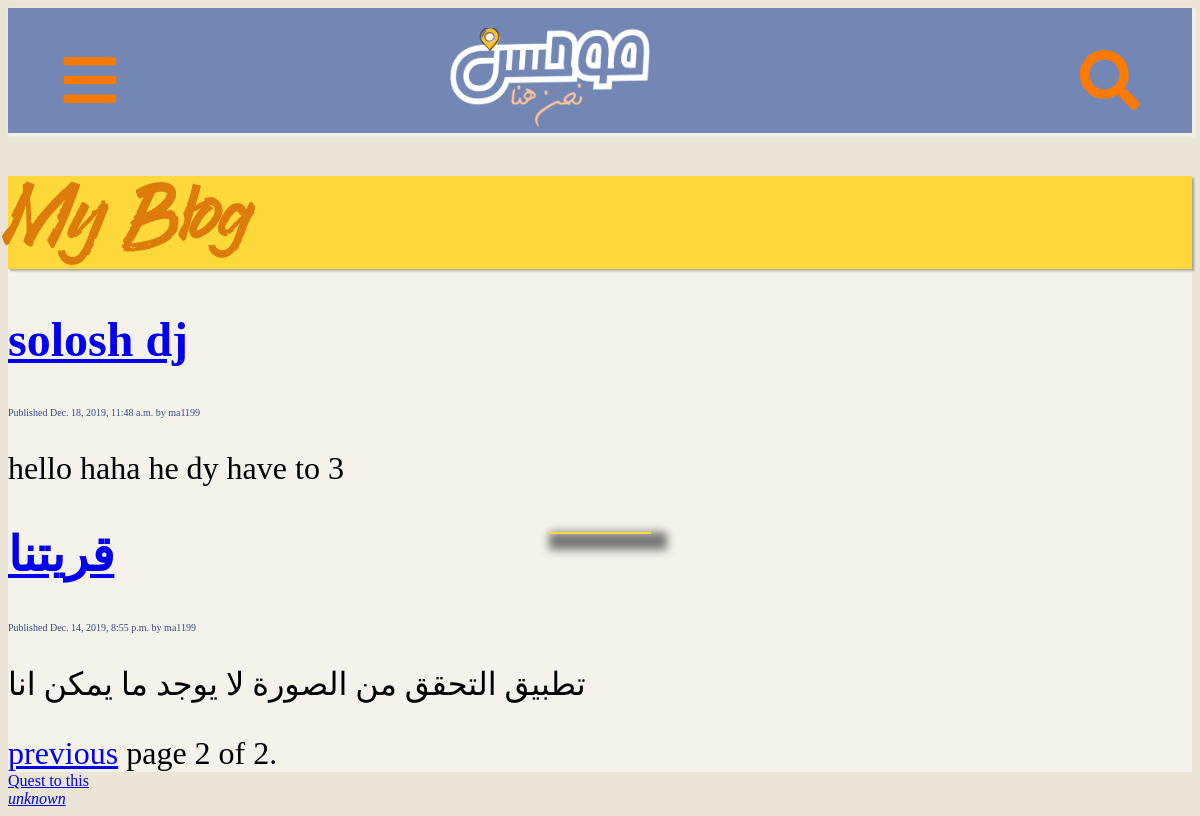
Screenshot of /blog/?page=2 with the database file from the repository.
### blog/models.py (models this page shows, shortened)
class Post(models.Model):
    STATUS_CHOICES = (
        ('draft','Draft'),
        ('published', 'Published')
    )
    title = models.CharField(max_length=250)
    slug = models.SlugField(max_length=250, unique_for_date='publish')
    author = models.ForeignKey(User, on_delete=models.CASCADE, related_name='blog_posts')
    body = models.TextField()
    publish = models.DateTimeField(default=timezone.now)
    created = models.DateTimeField(auto_now_add=True)
    updated = models.DateTimeField(auto_now=True)
    status = models.CharField(max_length=10, choices=STATUS_CHOICES, default='draft')
    class Meta:
        ordering = ('-publish',)
    def get_absolute_url(self):
        return reverse('blog:post_detail', args=[self.publish.year, self.publish.month, self.publish.day, self.slug])
    objects = models.Manager() # The default manager.
    published = PublishedManager() # The custom manager.

### blog/views.py (the view)
# urls.py: path('', views.PostListView.as_view(), name='post_list'),
class PostListView(ListView):
    queryset = Post.published.all()
    context_object_name = 'posts'
    paginate_by = 3
    template_name = 'blog/post/list.html'

### templates/blog/post/list.html (shortened to what this page needs)
{% extends "blog/base.html" %}
{% block content %}
<h1>My Blog</h1>
{% for post in posts %}
<h2>
  <a href="{{post.get_absolute_url}}">
    {{ post.title }}
  </a>
</h2>
<p class="date">
  Published {{ post.publish }} by {{ post.author }}
  {{ post.body|truncatewords:30|linebreaks }}
</p>
{% endfor %}
{% include "pagination.html" with page=page_obj %}
{% endblock %}

### static/css/blog.css (style rules this page uses)
body { height: 100vh; background: rgb(234, 229, 214); }
.date { color: rgb(50, 75, 133); font-size: 10px; }
#content h1 { font-family: "Ampersand"; color: rgb(221, 124, 10); background: rgb(270, 216, 58); box-shadow: 2px 2px 2px 0px rgba(0, 0, 0, .3); }

### rows the page displays
Post: title "solosh dj", publish "Dec. 18, 2019, 11:48 a.m.", author "ma1199", body "hello haha he dy have to 3"
Post: title "قريتنا", publish "Dec. 14, 2019, 8:55 p.m.", author "ma1199", body "تطبيق التحقق من الصورة لا يوجد ما يمكن انا"

### other values shown
{{ page.number }} "2"
{{ page.paginator.num_pages }} "2"
